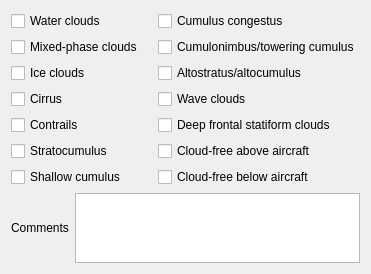
          <widget class="QWidget" name="page_5">
           <property name="geometry">
            <rect>
             <x>0</x>
             <y>0</y>
             <width>371</width>
             <height>274</height>
            </rect>
           </property>
           <attribute name="label">
            <string>Cloud Types and Forms Sampled During Flight</string>
           </attribute>
           <layout class="QVBoxLayout" name="verticalLayout_18">
            <item>
             <layout class="QHBoxLayout" name="horizontalLayout_23">
              <item>
               <layout class="QVBoxLayout" name="verticalLayout_16">
                <item>
                 <widget class="QCheckBox" name="waterCloudsCheck">
                  <property name="text">
                   <string>Water clouds</string>
                  </property>
                 </widget>
                </item>
                <item>
                 <widget class="QCheckBox" name="mixedPhaseCloudsCheck">
                  <property name="text">
                   <string>Mixed-phase clouds</string>
                  </property>
                 </widget>
                </item>
                <item>
                 <widget class="QCheckBox" name="iceCloudsCheck">
                  <property name="text">
                   <string>Ice clouds</string>
                  </property>
                 </widget>
                </item>
                <item>
                 <widget class="QCheckBox" name="cirrusCheck">
                  <property name="text">
                   <string>Cirrus</string>
                  </property>
                 </widget>
                </item>
                <item>
                 <widget class="QCheckBox" name="contrailsCheck">
                  <property name="text">
                   <string>Contrails</string>
                  </property>
                 </widget>
                </item>
                <item>
                 <widget class="QCheckBox" name="stratocumulusCheck">
                  <property name="text">
                   <string>Stratocumulus</string>
                  </property>
                 </widget>
                </item>
                <item>
                 <widget class="QCheckBox" name="shallowCumulusCheck">
                  <property name="text">
                   <string>Shallow cumulus</string>
                  </property>
                 </widget>
                </item>
               </layout>
              </item>
              <item>
               <layout class="QVBoxLayout" name="verticalLayout_17">
                <item>
                 <widget class="QCheckBox" name="cumulusCongestusCheck">
                  <property name="text">
                   <string>Cumulus congestus</string>
                  </property>
                 </widget>
                </item>
                <item>
                 <widget class="QCheckBox" name="cumulonimbusToweringCumulusCheck">
                  <property name="text">
                   <string>Cumulonimbus/towering cumulus</string>
                  </property>
                 </widget>
                </item>
                <item>
                 <widget class="QCheckBox" name="altostratusAltocumulusCheck">
                  <property name="text">
                   <string>Altostratus/altocumulus</string>
                  </property>
                 </widget>
                </item>
                <item>
                 <widget class="QCheckBox" name="waveCloudsCheck">
                  <property name="text">
                   <string>Wave clouds</string>
                  </property>
                 </widget>
                </item>
                <item>
                 <widget class="QCheckBox" name="deepFrontalStratiformCloudsCheck">
                  <property name="text">
                   <string>Deep frontal statiform clouds</string>
                  </property>
                 </widget>
                </item>
                <item>
                 <widget class="QCheckBox" name="cloudFreeAboveAircraftCheck">
                  <property name="text">
                   <string>Cloud-free above aircraft</string>
                  </property>
                 </widget>
                </item>
                <item>
                 <widget class="QCheckBox" name="cloudFreeBelowAircraftCheck">
                  <property name="text">
                   <string>Cloud-free below aircraft</string>
                  </property>
                 </widget>
                </item>
               </layout>
              </item>
             </layout>
            </item>
            <item>
             <layout class="QHBoxLayout" name="horizontalLayout_24">
              <item>
               <widget class="QLabel" name="label_17">
                <property name="text">
                 <string>Comments</string>
                </property>
               </widget>
              </item>
              <item>
               <widget class="QTextEdit" name="CTOtherTextBox">
                <property name="maximumSize">
                 <size>
                  <width>16777215</width>
                  <height>75</height>
                 </size>
                </property>
               </widget>
              </item>
             </layout>
            </item>
           </layout>
          </widget>
